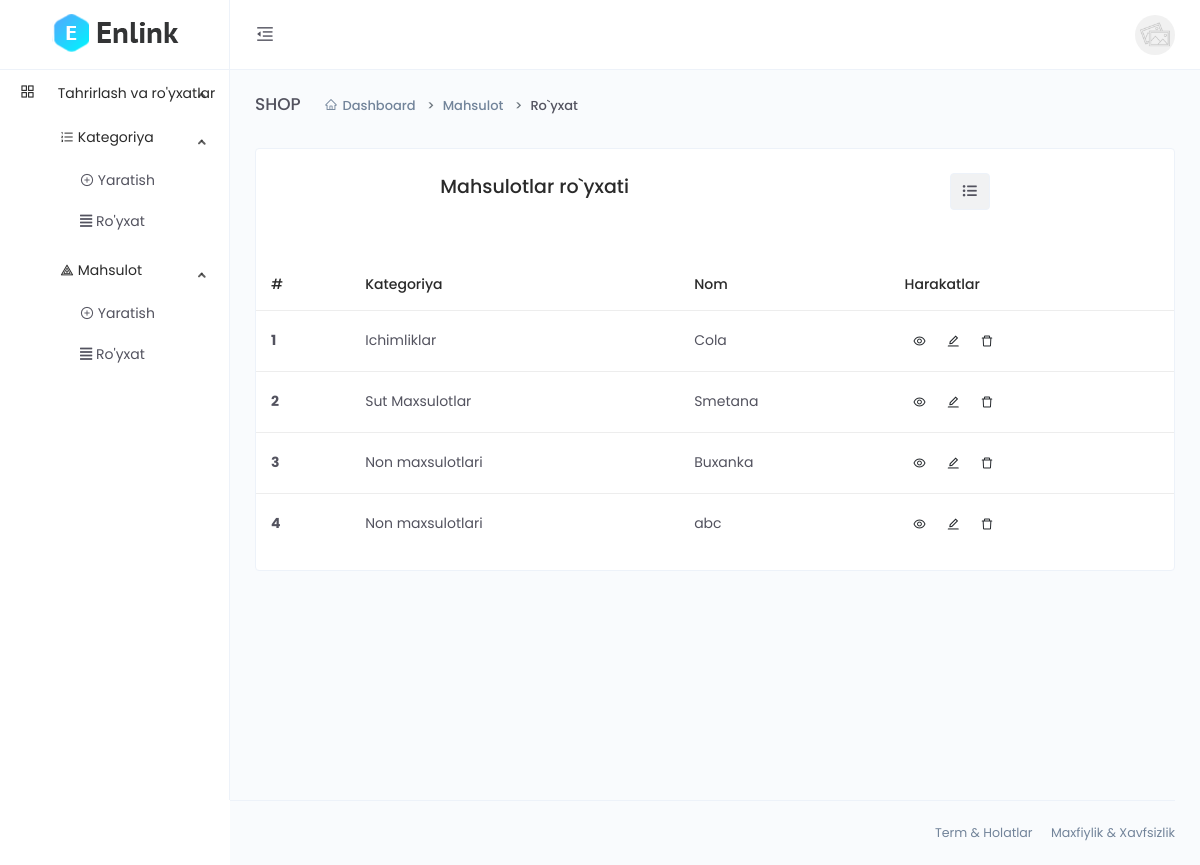
Before: /dashboard/product-list (signed in) with the older database file.
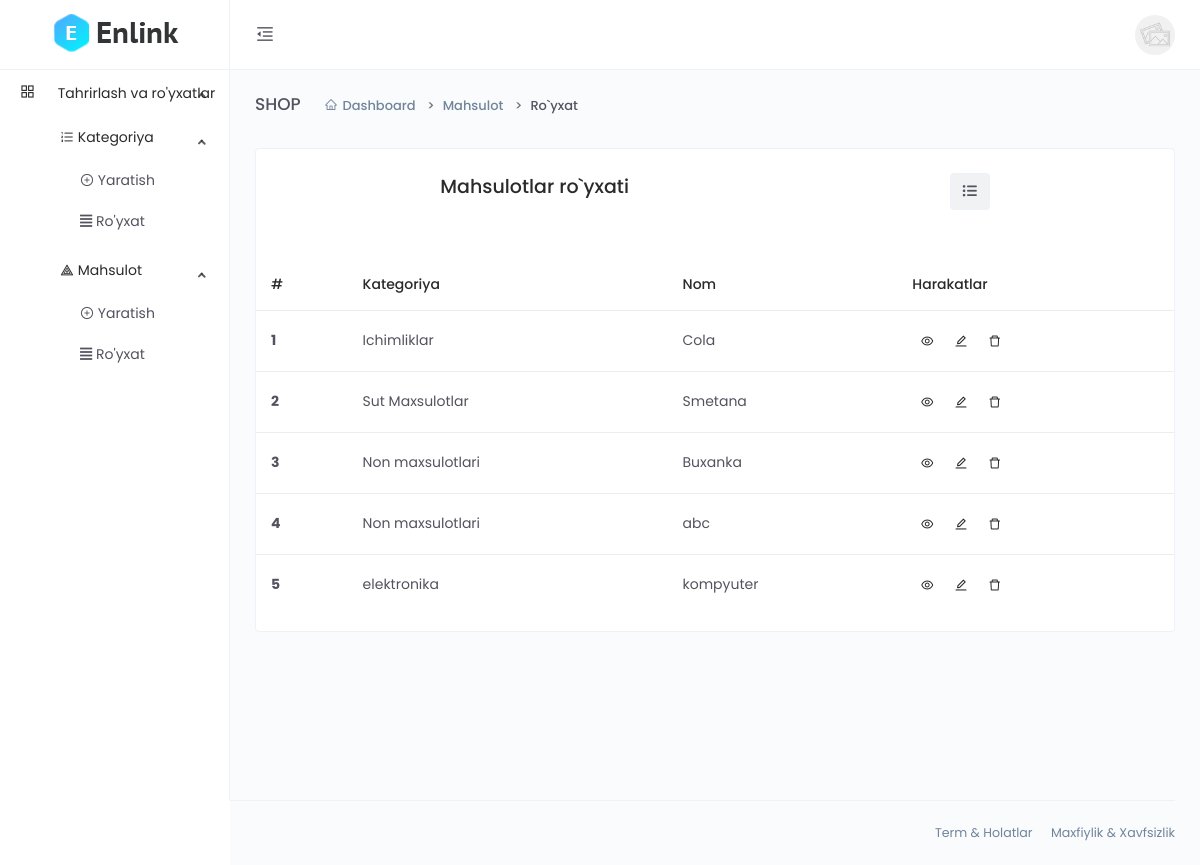
After: the same page with the newer database file.
### main/models.py (models this page shows, shortened)
class CodeGenerate(models.Model):
    code = models.CharField(max_length=255, blank=True,unique=True)
    class Meta:
        abstract = True

class Product(CodeGenerate):
    category = models.ForeignKey(Category, on_delete=models.CASCADE)
    name = models.CharField(max_length=255)
    body = models.TextField()
    price = models.DecimalField(decimal_places=2, max_digits=10)
    discount_price = models.DecimalField(decimal_places=2, max_digits=10,
                                         blank=True, null=True)
    banner_img = models.ImageField(upload_to='banner-img/')
    quantity = models.IntegerField()
    delivery = models.BooleanField(default=False)

class Category(CodeGenerate):
    name = models.CharField(max_length=255, unique=True)
    def __str__(self):
        return self.name

### main/funcs.py (the view)
    def wrapper(request, *args, **kwargs):
        if request.user.is_staff:
            result=func(request, *args, **kwargs)
        else:
            return redirect('front:index')
        return result

### main/dashboard/views.py (called while the page is built, shortened)
@staff_required
def product_list(request):
    categories = models.Category.objects.all()
    category_code = request.GET.get('category_code')
    queryset = models.Product.objects.all()
    context = {
          'queryset':queryset,
          'categories':categories,
          'category_code':category_code,
    }
    return render(request, 'dashboard/product/list.html', context)

### main/funcs.py (called while the page is built)
def staff_required(func):
    def wrapper(request, *args, **kwargs):
        if request.user.is_staff:
            result=func(request, *args, **kwargs)
        else:
            return redirect('front:index')
        return result
    return wrapper

### templates/dashboard/product/list.html (shortened to what this page needs)
{% extends 'dashboard/base.html' %}
{% block content %}
<div class="main-content">
    <div class="page-header">
        <h2 class="header-title">SHOP</h2>
        <div class="header-sub-title">
            <nav class="breadcrumb breadcrumb-dash">
                <a href="#" class="breadcrumb-item"><i class="anticon anticon-home m-r-5"></i>Dashboard</a>
                <a class="breadcrumb-item" href="#">Mahsulot</a>
                <span class="breadcrumb-item active">Ro`yxat</span>
            </nav>
        </div>
    </div>
    <div class="card">
        <div class="card-body">
            <div class="d-flex justify-content-around">
            <h4>Mahsulotlar ro`yxati</h4>
            <button type="button" class="input-group-text" data-toggle="modal" data-target=".bd-example-modal-xl"><i class="fas fa-list-ul"></i></button>
            </div>
            </div>
            <div class="m-t-25">
                <div class="table-responsive">
                    <table class="table">
                        <thead>
                            <tr>
                                <th scope="col">#</th>
                                <th scope="col">Kategoriya</th>
                                <th scope="col">Nom</th>
                                <th scope="col">Harakatlar</th>
                            </tr>
                        </thead>
                        <tbody>
                            {% for q in queryset %}
                            <tr>
                                <th scope="row">{{forloop.counter}}</th>
                                <td>{{q.category.name}}</td>
                                <td>{{q.name}}</td>
                                <td>
                                    <a href="{% url 'dashboard:product_detail' q.code %}" class="btn btn-icon btn-hover btn-sm btn-rounded">
                                        <i class="anticon anticon-eye"></i>
                                    </a>
                                    <a href="{% url 'dashboard:product_update' q.code %}" class="btn btn-icon btn-hover btn-sm btn-rounded">
                                        <i class="anticon anticon-edit"></i>
                                    </a>
                                    <button type="button" class="btn btn-icon btn-hover btn-sm btn-rounded" data-toggle="modal" data-target=".bd-example-modal-sm{{forloop.counter}}">
                                        <i class="anticon anticon-delete"></i>
                                    </button>
                                </td>
                            </tr>
                            {% endfor %}
                        </tbody>
                    </table>
                </div>
            </div>
        </div>
    </div>
</div>
{% endblock %}

Changed rows visible on the page:
added Product: category.name "elektronika", name "kompyuter"
